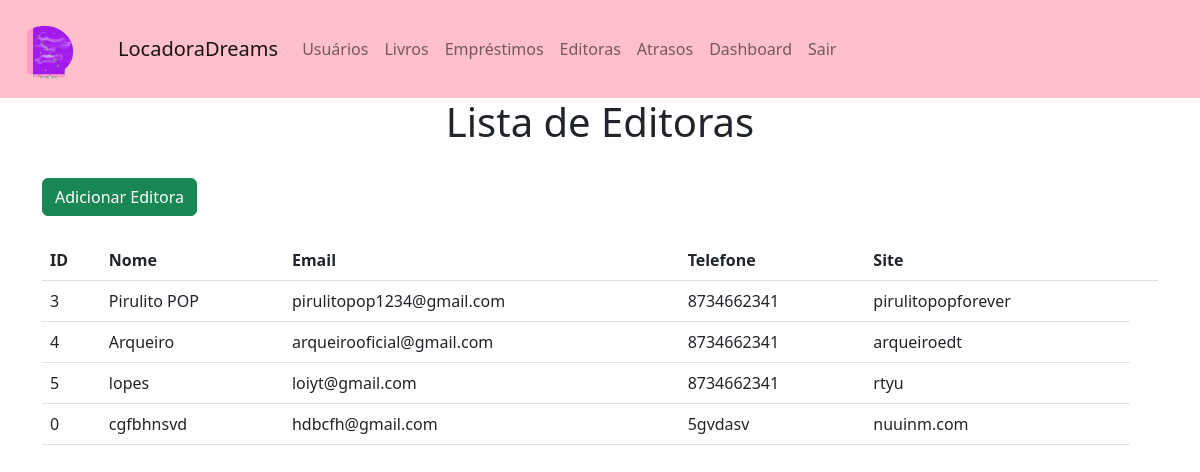
The page /Juliana3A/editora.php (signed in) on the database as committed earlier.
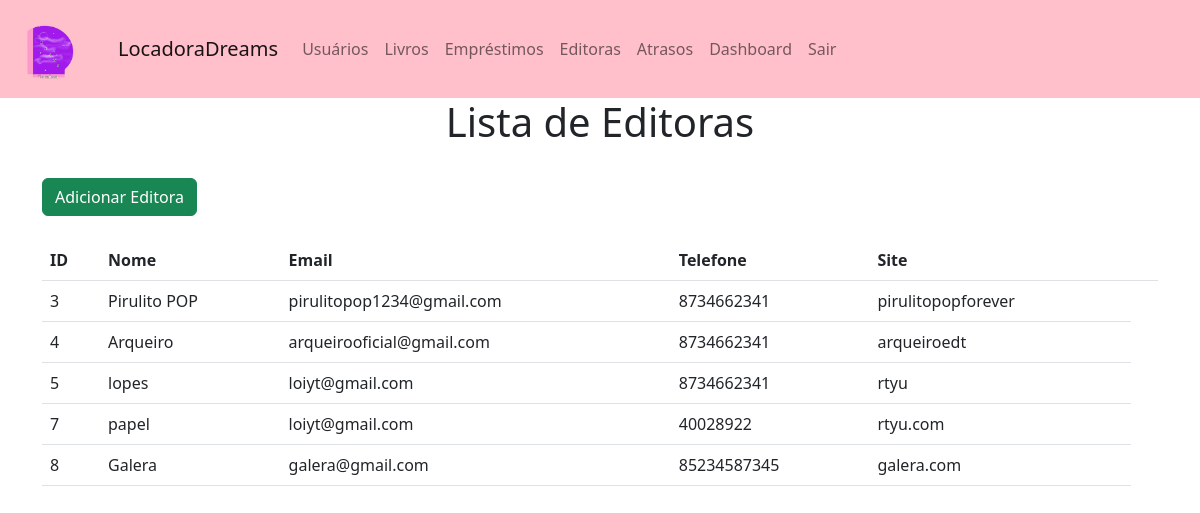
The same page on the database as committed later.
### tables this page shows
CREATE TABLE `editora` (
  `id` int(11) NOT NULL,
  `nome_editora` text NOT NULL,
  `email_editora` text NOT NULL,
  `telefone` text NOT NULL,
  `site_editora` text NOT NULL
);

### Juliana3A/editora.php (the view, shortened to what this page needs)
<!DOCTYPE html>
<html lang="en">
<head>
	<link rel="stylesheet" href="css/bootstrap.min.css">
</head>
<body>
<nav class="navbar navbar-expand-lg "  style="background-color: #ffc0cb;">
		<a class="navbar-brand" href="#">
      		<img src="logotipo.png" alt="Bootstrap" width="90" height="72">
    	</a>
        <div class="container-fluid">
          <a class="navbar-brand" href="index.html">LocadoraDreams</a>
          <div class="collapse navbar-collapse" id="navbarNavAltMarkup">
            <div class="navbar-nav">
              <a class="nav-link" href="usuarios.php">Usuários</a>
			  <a class="nav-link" href="livros.php">Livros</a>
			  <a class="nav-link" href="emprestimo.php">Empréstimos</a>
			  <a class="nav-link" href="editora.php">Editoras</a>
			  <a class="nav-link" href="atrasos.php">Atrasos</a>
			  <a class="nav-link " href="dashboard.php" class="dashboard-button">Dashboard</a>
			  <a class="nav-link" href="logout.php">Sair</a>
            </div>
          </div>
        </div>
      </nav>
<div class="container">
<center><h1>Lista de Editoras</h1></center>
	  <br>
	  <a href="adicionareditora.php" type="button" class="btn btn-success">Adicionar Editora</a><br><br>
	<table class="table">
		<tr>
			<th>ID</th>
			<th>Nome</th>
			<th>Email</th>
			<th>Telefone</th>
			<th>Site</th>
			<th></th>
		</tr>
		<?php
			include 'conexao.php';
			$sql = "SELECT * FROM editora";
			$result = mysqli_query($conn, $sql);
			if (mysqli_num_rows($result) > 0) {
				while ($row = mysqli_fetch_assoc($result)) {
					echo "<tr>";
					echo "<td>".$row["id"]."</td>";
					echo "<td>".$row["nome_editora"]."</td>";
					echo "<td>".$row["email_editora"]."</td>";
					echo "<td>".$row["telefone"]."</td>";
					echo "<td>".$row["site_editora"]."</td>";
				}
			} else {
				echo "<tr><td colspan='4'>Nenhum usuário encontrado.</td></tr>";
			}
		?>
	</table>
	</div>
</body>
</html>

Rows that differ between the two databases and show on the page:
removed editora: id "0", nome_editora "cgfbhnsvd", email_editora "hdbcfh@gmail.com", telefone "5gvdasv", site_editora "nuuinm.com"
added editora: id "7", nome_editora "papel", email_editora "loiyt@gmail.com", telefone "40028922", site_editora "rtyu.com"
added editora: id "8", nome_editora "Galera", email_editora "galera@gmail.com", telefone "85234587345", site_editora "galera.com"
